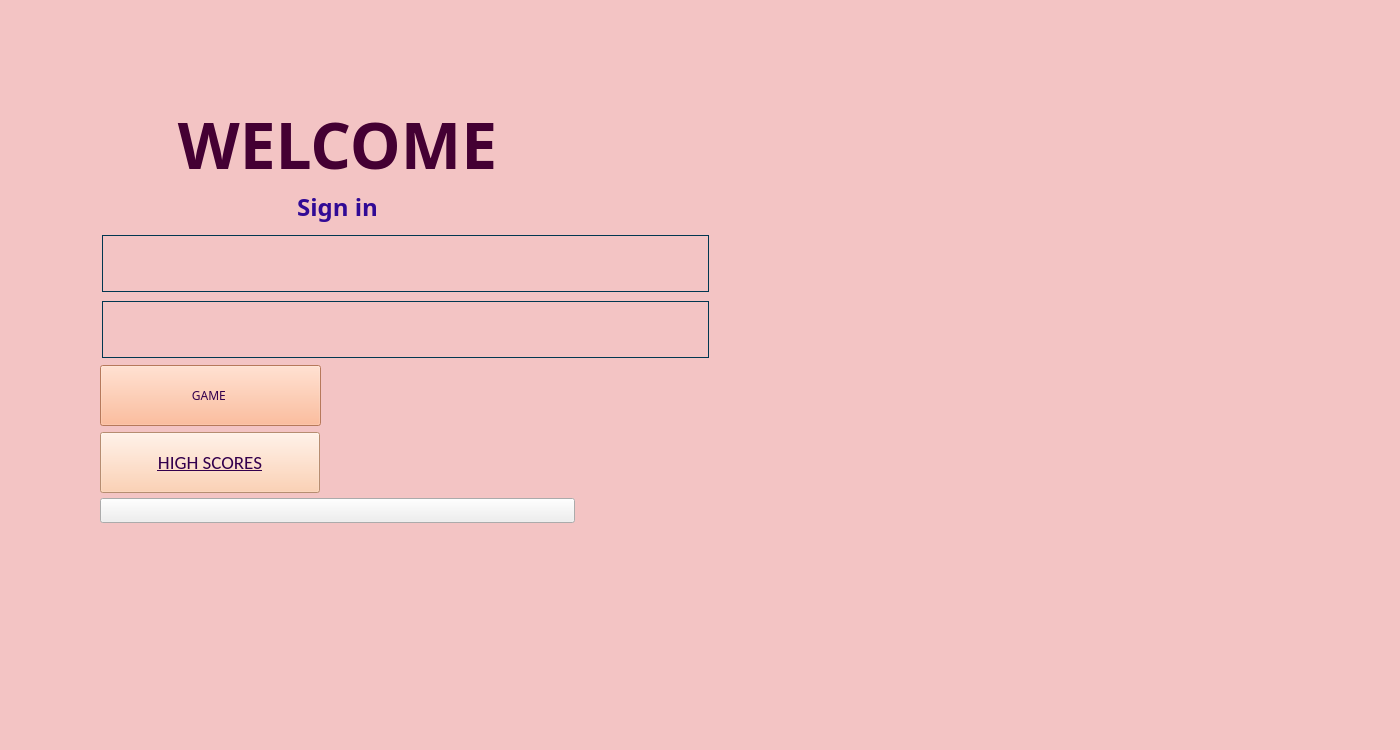
<?xml version="1.0" encoding="UTF-8"?>
<ui version="4.0">
 <class>MainWindow</class>
 <widget class="QMainWindow" name="MainWindow">
  <property name="geometry">
   <rect>
    <x>0</x>
    <y>0</y>
    <width>1400</width>
    <height>750</height>
   </rect>
  </property>
  <property name="sizePolicy">
   <sizepolicy hsizetype="Preferred" vsizetype="Preferred">
    <horstretch>0</horstretch>
    <verstretch>0</verstretch>
   </sizepolicy>
  </property>
  <property name="minimumSize">
   <size>
    <width>1400</width>
    <height>750</height>
   </size>
  </property>
  <property name="font">
   <font>
    <family>Sans</family>
   </font>
  </property>
  <property name="mouseTracking">
   <bool>false</bool>
  </property>
  <property name="windowTitle">
   <string>VME Library </string>
  </property>
  <property name="windowIcon">
   <iconset>
    <normaloff>../../cs project/Library-Management-System-PyQt5-MySQL-main/icon.png</normaloff>../../cs project/Library-Management-System-PyQt5-MySQL-main/icon.png</iconset>
  </property>
  <property name="iconSize">
   <size>
    <width>30</width>
    <height>30</height>
   </size>
  </property>
  <property name="toolButtonStyle">
   <enum>Qt::ToolButtonIconOnly</enum>
  </property>
  <property name="tabShape">
   <enum>QTabWidget::Rounded</enum>
  </property>
  <widget class="QWidget" name="centralwidget">
   <property name="enabled">
    <bool>true</bool>
   </property>
   <property name="minimumSize">
    <size>
     <width>1400</width>
     <height>750</height>
    </size>
   </property>
   <property name="layoutDirection">
    <enum>Qt::LeftToRight</enum>
   </property>
   <layout class="QVBoxLayout" name="verticalLayout">
    <property name="leftMargin">
     <number>0</number>
    </property>
    <property name="topMargin">
     <number>0</number>
    </property>
    <property name="rightMargin">
     <number>0</number>
    </property>
    <property name="bottomMargin">
     <number>0</number>
    </property>
    <item>
     <widget class="QWidget" name="bgwidget" native="true">
      <property name="sizePolicy">
       <sizepolicy hsizetype="Preferred" vsizetype="Preferred">
        <horstretch>0</horstretch>
        <verstretch>0</verstretch>
       </sizepolicy>
      </property>
      <property name="minimumSize">
       <size>
        <width>1400</width>
        <height>750</height>
       </size>
      </property>
      <property name="styleSheet">
       <string notr="true">QWidget#bgwidget{
background-color:rgb(243, 196, 196);}


</string>
      </property>
      <layout class="QGridLayout" name="gridLayout_2">
       <property name="leftMargin">
        <number>0</number>
       </property>
       <property name="topMargin">
        <number>0</number>
       </property>
       <property name="rightMargin">
        <number>0</number>
       </property>
       <property name="bottomMargin">
        <number>0</number>
       </property>
       <item row="3" column="1">
        <layout class="QGridLayout" name="gridLayout_3">
         <property name="topMargin">
          <number>0</number>
         </property>
        </layout>
       </item>
       <item row="0" column="1">
        <spacer name="horizontalSpacer">
         <property name="orientation">
          <enum>Qt::Horizontal</enum>
         </property>
         <property name="sizeHint" stdset="0">
          <size>
           <width>40</width>
           <height>60</height>
          </size>
         </property>
        </spacer>
       </item>
       <item row="2" column="0">
        <spacer name="verticalSpacer">
         <property name="orientation">
          <enum>Qt::Vertical</enum>
         </property>
         <property name="sizeHint" stdset="0">
          <size>
           <width>100</width>
           <height>40</height>
          </size>
         </property>
        </spacer>
       </item>
       <item row="2" column="2">
        <spacer name="verticalSpacer_2">
         <property name="orientation">
          <enum>Qt::Vertical</enum>
         </property>
         <property name="sizeHint" stdset="0">
          <size>
           <width>350</width>
           <height>40</height>
          </size>
         </property>
        </spacer>
       </item>
       <item row="4" column="1">
        <spacer name="horizontalSpacer_7">
         <property name="orientation">
          <enum>Qt::Horizontal</enum>
         </property>
         <property name="sizeHint" stdset="0">
          <size>
           <width>40</width>
           <height>60</height>
          </size>
         </property>
        </spacer>
       </item>
       <item row="1" column="1">
        <layout class="QGridLayout" name="gridLayout">
         <item row="7" column="2">
          <widget class="QLineEdit" name="passwordfield">
           <property name="minimumSize">
            <size>
             <width>611</width>
             <height>61</height>
            </size>
           </property>
           <property name="styleSheet">
            <string notr="true">background-color: rgba(0, 0, 0, 0);
margin: 2px;
border:1px solid rgb(0, 55, 80);
color: rgb(0, 55, 80);
font: 75 14pt &quot;Calibri&quot; bold;

</string>
           </property>
          </widget>
         </item>
         <item row="10" column="2">
          <widget class="QLineEdit" name="usernamefield">
           <property name="minimumSize">
            <size>
             <width>611</width>
             <height>61</height>
            </size>
           </property>
           <property name="styleSheet">
            <string notr="true">background-color: rgba(0, 0, 0, 0);
margin: 2px;
border:1px solid rgb(0, 55, 80);
color: rgb(0, 55, 80);
font: 75 14pt &quot;Calibri&quot; bold;

</string>
           </property>
           <property name="text">
            <string/>
           </property>
           <property name="placeholderText">
            <string/>
           </property>
          </widget>
         </item>
         <item row="15" column="2">
          <widget class="QPushButton" name="error_2">
           <property name="text">
            <string/>
           </property>
          </widget>
         </item>
         <item row="14" column="0">
          <spacer name="horizontalSpacer_10">
           <property name="orientation">
            <enum>Qt::Horizontal</enum>
           </property>
           <property name="sizeType">
            <enum>QSizePolicy::Expanding</enum>
           </property>
           <property name="sizeHint" stdset="0">
            <size>
             <width>40</width>
             <height>20</height>
            </size>
           </property>
          </spacer>
         </item>
         <item row="16" column="0">
          <spacer name="horizontalSpacer_5">
           <property name="orientation">
            <enum>Qt::Horizontal</enum>
           </property>
           <property name="sizeHint" stdset="0">
            <size>
             <width>40</width>
             <height>20</height>
            </size>
           </property>
          </spacer>
         </item>
         <item row="14" column="2">
          <widget class="QPushButton" name="HIGHSCORES">
           <property name="sizePolicy">
            <sizepolicy hsizetype="Expanding" vsizetype="Minimum">
             <horstretch>0</horstretch>
             <verstretch>0</verstretch>
            </sizepolicy>
           </property>
           <property name="minimumSize">
            <size>
             <width>220</width>
             <height>61</height>
            </size>
           </property>
           <property name="maximumSize">
            <size>
             <width>220</width>
             <height>61</height>
            </size>
           </property>
           <property name="font">
            <font>
             <family>Calibri</family>
             <pointsize>14</pointsize>
             <weight>50</weight>
             <italic>false</italic>
             <bold>false</bold>
             <underline>true</underline>
            </font>
           </property>
           <property name="cursor">
            <cursorShape>PointingHandCursor</cursorShape>
           </property>
           <property name="styleSheet">
            <string notr="true">font: 14pt &quot;Calibri&quot;;
color:rgb(51, 0, 77);
background-color: rgb(255, 197, 158);






</string>
           </property>
           <property name="text">
            <string>HIGH SCORES</string>
           </property>
          </widget>
         </item>
         <item row="16" column="4">
          <spacer name="horizontalSpacer_6">
           <property name="orientation">
            <enum>Qt::Horizontal</enum>
           </property>
           <property name="sizeHint" stdset="0">
            <size>
             <width>40</width>
             <height>20</height>
            </size>
           </property>
          </spacer>
         </item>
         <item row="4" column="2">
          <widget class="QLabel" name="signin">
           <property name="minimumSize">
            <size>
             <width>151</width>
             <height>81</height>
            </size>
           </property>
           <property name="maximumSize">
            <size>
             <width>16777215</width>
             <height>81</height>
            </size>
           </property>
           <property name="styleSheet">
            <string notr="true">color: rgb(49, 10, 149);
font: 25pt &quot;Courier New&quot;;</string>
           </property>
           <property name="text">
            <string>&lt;html&gt;&lt;head/&gt;&lt;body&gt;&lt;p align=&quot;center&quot;&gt;&lt;span style=&quot; font-size:18pt; font-weight:600;&quot;&gt;Sign in&lt;/span&gt;&lt;/p&gt;&lt;/body&gt;&lt;/html&gt;</string>
           </property>
          </widget>
         </item>
         <item row="0" column="3">
          <spacer name="horizontalSpacer_12">
           <property name="orientation">
            <enum>Qt::Horizontal</enum>
           </property>
           <property name="sizeType">
            <enum>QSizePolicy::Minimum</enum>
           </property>
           <property name="sizeHint" stdset="0">
            <size>
             <width>2000</width>
             <height>20</height>
            </size>
           </property>
          </spacer>
         </item>
         <item row="14" column="3">
          <spacer name="horizontalSpacer_9">
           <property name="orientation">
            <enum>Qt::Horizontal</enum>
           </property>
           <property name="sizeHint" stdset="0">
            <size>
             <width>40</width>
             <height>20</height>
            </size>
           </property>
          </spacer>
         </item>
         <item row="14" column="1">
          <spacer name="horizontalSpacer_8">
           <property name="orientation">
            <enum>Qt::Horizontal</enum>
           </property>
           <property name="sizeHint" stdset="0">
            <size>
             <width>40</width>
             <height>20</height>
            </size>
           </property>
          </spacer>
         </item>
         <item row="14" column="4">
          <spacer name="horizontalSpacer_11">
           <property name="orientation">
            <enum>Qt::Horizontal</enum>
           </property>
           <property name="sizeType">
            <enum>QSizePolicy::Expanding</enum>
           </property>
           <property name="sizeHint" stdset="0">
            <size>
             <width>40</width>
             <height>20</height>
            </size>
           </property>
          </spacer>
         </item>
         <item row="24" column="2">
          <layout class="QHBoxLayout" name="horizontalLayout">
           <property name="spacing">
            <number>7</number>
           </property>
           <item>
            <spacer name="horizontalSpacer_14">
             <property name="orientation">
              <enum>Qt::Horizontal</enum>
             </property>
             <property name="sizeHint" stdset="0">
              <size>
               <width>40</width>
               <height>20</height>
              </size>
             </property>
            </spacer>
           </item>
          </layout>
         </item>
         <item row="25" column="2">
          <layout class="QHBoxLayout" name="horizontalLayout_2"/>
         </item>
         <item row="2" column="2">
          <spacer name="horizontalSpacer_13">
           <property name="orientation">
            <enum>Qt::Horizontal</enum>
           </property>
           <property name="sizeHint" stdset="0">
            <size>
             <width>40</width>
             <height>20</height>
            </size>
           </property>
          </spacer>
         </item>
         <item row="23" column="2">
          <spacer name="horizontalSpacer_4">
           <property name="orientation">
            <enum>Qt::Horizontal</enum>
           </property>
           <property name="sizeHint" stdset="0">
            <size>
             <width>40</width>
             <height>30</height>
            </size>
           </property>
          </spacer>
         </item>
         <item row="20" column="2">
          <spacer name="horizontalSpacer_2">
           <property name="orientation">
            <enum>Qt::Horizontal</enum>
           </property>
           <property name="sizeHint" stdset="0">
            <size>
             <width>40</width>
             <height>30</height>
            </size>
           </property>
          </spacer>
         </item>
         <item row="22" column="2">
          <widget class="QLabel" name="error">
           <property name="minimumSize">
            <size>
             <width>611</width>
             <height>21</height>
            </size>
           </property>
           <property name="maximumSize">
            <size>
             <width>16777215</width>
             <height>21</height>
            </size>
           </property>
           <property name="styleSheet">
            <string notr="true">font: 13pt &quot;Calibri&quot; bold;
color:rgb(170, 0, 0);</string>
           </property>
           <property name="text">
            <string/>
           </property>
          </widget>
         </item>
         <item row="18" column="2">
          <spacer name="horizontalSpacer_3">
           <property name="orientation">
            <enum>Qt::Horizontal</enum>
           </property>
           <property name="sizeHint" stdset="0">
            <size>
             <width>40</width>
             <height>20</height>
            </size>
           </property>
          </spacer>
         </item>
         <item row="12" column="2">
          <widget class="QPushButton" name="GAME">
           <property name="sizePolicy">
            <sizepolicy hsizetype="Expanding" vsizetype="Fixed">
             <horstretch>0</horstretch>
             <verstretch>0</verstretch>
            </sizepolicy>
           </property>
           <property name="minimumSize">
            <size>
             <width>221</width>
             <height>61</height>
            </size>
           </property>
           <property name="maximumSize">
            <size>
             <width>131</width>
             <height>61</height>
            </size>
           </property>
           <property name="cursor">
            <cursorShape>PointingHandCursor</cursorShape>
           </property>
           <property name="layoutDirection">
            <enum>Qt::LeftToRight</enum>
           </property>
           <property name="styleSheet">
            <string notr="true">font: 18pt &quot;Calibri&quot;;
color:rgb(51, 0, 77);
background-color:rgb(255, 170, 127);

</string>
           </property>
           <property name="text">
            <string>GAME </string>
           </property>
          </widget>
         </item>
         <item row="21" column="2">
          <spacer name="horizontalSpacer_15">
           <property name="orientation">
            <enum>Qt::Horizontal</enum>
           </property>
           <property name="sizeHint" stdset="0">
            <size>
             <width>40</width>
             <height>20</height>
            </size>
           </property>
          </spacer>
         </item>
         <item row="22" column="1">
          <layout class="QVBoxLayout" name="verticalLayout_3"/>
         </item>
         <item row="3" column="2">
          <widget class="QLabel" name="welcome">
           <property name="minimumSize">
            <size>
             <width>371</width>
             <height>81</height>
            </size>
           </property>
           <property name="maximumSize">
            <size>
             <width>16777215</width>
             <height>81</height>
            </size>
           </property>
           <property name="styleSheet">
            <string notr="true">color: rgb(51, 0, 77);
font: 30pt &quot;Rockwell&quot;;
color:rgb(68, 0, 51)</string>
           </property>
           <property name="text">
            <string>&lt;html&gt;&lt;head/&gt;&lt;body&gt;&lt;p align=&quot;center&quot;&gt;&lt;span style=&quot; font-size:48pt; font-weight:600;&quot;&gt;WELCOME&lt;/span&gt;&lt;/p&gt;&lt;/body&gt;&lt;/html&gt;</string>
           </property>
          </widget>
         </item>
        </layout>
       </item>
      </layout>
     </widget>
    </item>
   </layout>
  </widget>
 </widget>
 <resources/>
 <connections/>
</ui>
